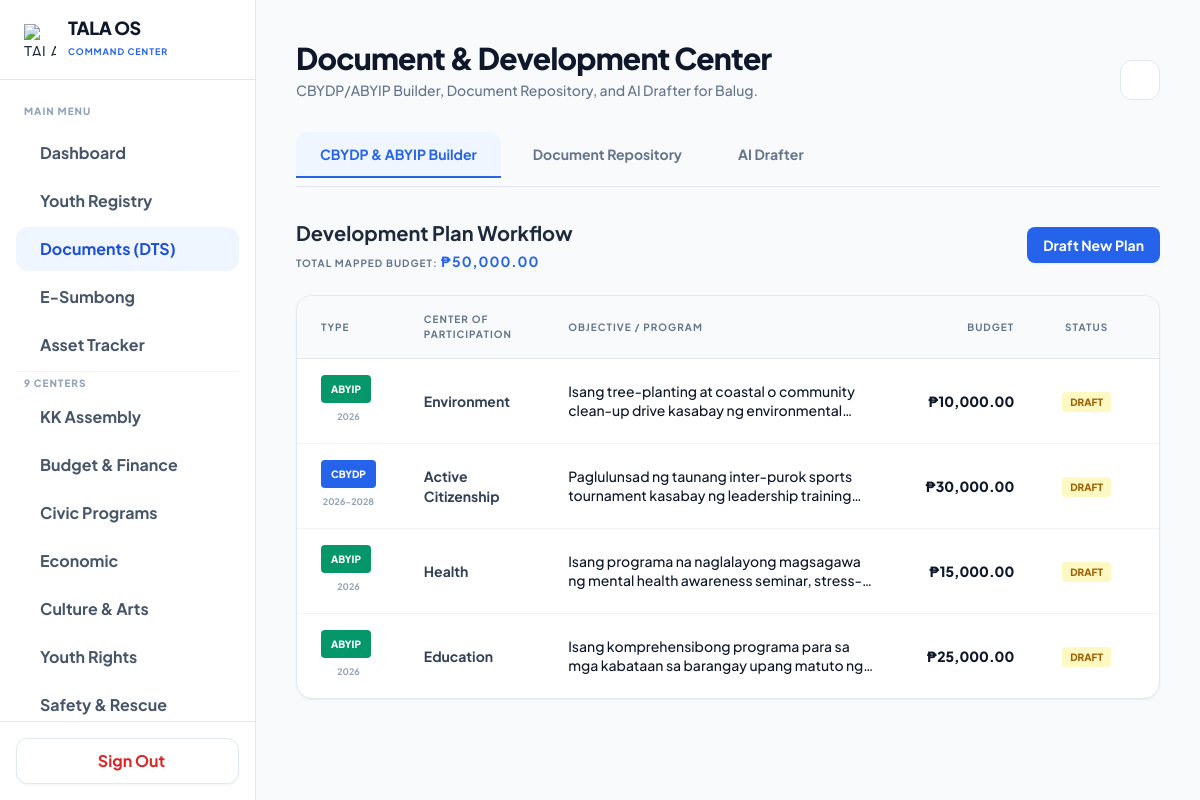
Page /sk2_documents.php (signed in) on the committed database.
### tables this page shows
CREATE TABLE `sk2_dev_plans` (
  `id` int(11) NOT NULL,
  `barangay` varchar(100) NOT NULL,
  `plan_type` enum('CBYDP','ABYIP') NOT NULL,
  `year_coverage` varchar(50) NOT NULL,
  `center_of_participation` varchar(100) NOT NULL,
  `objective` text NOT NULL,
  `budget_allocation` decimal(15,2) DEFAULT 0.00,
  `status` enum('Draft','Approved','Implemented') DEFAULT 'Draft',
  `created_at` timestamp NULL DEFAULT current_timestamp()
);

### sk2_documents.php (the view, shortened to what this page needs)
<?php
require 'db_connect.php';
$barangay = $_SESSION['admin_barangay'] ?? 'Municipal Level';
$activeTab = $_GET['tab'] ?? 'builder';
try {
    $pdo->exec("CREATE TABLE IF NOT EXISTS `sk2_dev_plans` (
        `id` INT AUTO_INCREMENT PRIMARY KEY,
        `barangay` VARCHAR(100) NOT NULL,
        `plan_type` ENUM('CBYDP', 'ABYIP') NOT NULL,
        `year_coverage` VARCHAR(50) NOT NULL,
        `center_of_participation` VARCHAR(100) NOT NULL,
        `objective` TEXT NOT NULL,
        `budget_allocation` DECIMAL(15,2) DEFAULT 0.00,
        `status` ENUM('Draft', 'Approved', 'Implemented') DEFAULT 'Draft',
        `created_at` TIMESTAMP DEFAULT CURRENT_TIMESTAMP
    )");
    $pdo->exec("CREATE TABLE IF NOT EXISTS `sk2_official_docs` (
        `id` INT AUTO_INCREMENT PRIMARY KEY,
        `barangay` VARCHAR(100) NOT NULL,
        `doc_type` VARCHAR(100) NOT NULL,
        `title` VARCHAR(255) NOT NULL,
        `year_tag` INT NOT NULL,
        `file_path` VARCHAR(255) NOT NULL,
        `created_at` TIMESTAMP DEFAULT CURRENT_TIMESTAMP
    )");
} catch (PDOException $e) {}
$plans = $pdo->prepare("SELECT * FROM sk2_dev_plans WHERE barangay = ? ORDER BY created_at DESC");
$plans->execute([$barangay]); $plans = $plans->fetchAll(PDO::FETCH_ASSOC);
$totalAbyipBudget = 0;
foreach($plans as $p) { if($p['plan_type'] == 'ABYIP') $totalAbyipBudget += $p['budget_allocation']; }
?>
<!DOCTYPE html>
<html lang="en" class="light">
<head>
    <script src="https://cdn.tailwindcss.com"></script>
</head>
<body class="bg-slate-50 text-slate-800 dark:bg-zinc-950 dark:text-zinc-100 flex h-screen overflow-hidden selection:bg-blue-500 selection:text-white transition-colors duration-300">
<?php include 'sk2_sidebar.php'; ?>
<main class="ml-64 flex-1 h-screen overflow-y-auto custom-scrollbar relative bg-slate-50 dark:bg-zinc-950 transition-colors duration-300">
        <div class="relative z-10 p-8 lg:p-10 max-w-[1600px] mx-auto">
            <div class="flex flex-col md:flex-row justify-between items-start md:items-end mb-8 gap-4">
                <div>
                    <h2 class="text-3xl font-black text-slate-900 dark:text-white tracking-tight flex items-center gap-3 mb-1">
                        Document & Development Center
                    </h2>
                    <p class="text-sm text-slate-500 dark:text-zinc-400 font-medium">CBYDP/ABYIP Builder, Document Repository, and AI Drafter for <?= htmlspecialchars($barangay) ?>.</p>
                </div>
                <div class="flex items-center gap-3">
                    <button id="themeToggle" class="w-10 h-10 flex items-center justify-center rounded-xl bg-white border border-slate-200 text-slate-500 hover:bg-slate-50 dark:bg-zinc-900 dark:border-zinc-800 dark:text-zinc-400 dark:hover:bg-zinc-800 transition-colors">
                    </button>
                </div>
            </div>
            <div class="flex gap-2 border-b border-slate-200 dark:border-zinc-800 mb-8 overflow-x-auto custom-scrollbar pb-2">
                <button onclick="switchTab('builder')" id="tabBtn-builder" class="px-6 py-3 font-bold text-sm rounded-t-xl transition-all whitespace-nowrap <?= $activeTab == 'builder' ? 'bg-blue-50 text-blue-600 border-b-2 border-blue-600 dark:bg-blue-500/10 dark:text-blue-400 dark:border-blue-500' : 'text-slate-500 hover:text-slate-800 dark:text-zinc-400 dark:hover:text-white border-b-2 border-transparent' ?>">
                    <i class="ph-bold ph-strategy"></i> CBYDP & ABYIP Builder
                </button>
                <button onclick="switchTab('repository')" id="tabBtn-repository" class="px-6 py-3 font-bold text-sm rounded-t-xl transition-all whitespace-nowrap <?= $activeTab == 'repository' ? 'bg-blue-50 text-blue-600 border-b-2 border-blue-600 dark:bg-blue-500/10 dark:text-blue-400 dark:border-blue-500' : 'text-slate-500 hover:text-slate-800 dark:text-zinc-400 dark:hover:text-white border-b-2 border-transparent' ?>">
                    <i class="ph-bold ph-folders"></i> Document Repository
                </button>
                <button onclick="switchTab('aidrafter')" id="tabBtn-aidrafter" class="px-6 py-3 font-bold text-sm rounded-t-xl transition-all whitespace-nowrap <?= $activeTab == 'aidrafter' ? 'bg-blue-50 text-blue-600 border-b-2 border-blue-600 dark:bg-blue-500/10 dark:text-blue-400 dark:border-blue-500' : 'text-slate-500 hover:text-slate-800 dark:text-zinc-400 dark:hover:text-white border-b-2 border-transparent' ?>">
                    <i class="ph-bold ph-robot text-blue-500"></i> AI Drafter
                </button>
            </div>
            <div id="tab-builder" class="tab-content <?= $activeTab == 'builder' ? 'active' : '' ?>">
                <div class="flex justify-between items-center mb-6">
                    <div>
                        <h3 class="text-xl font-bold text-slate-800 dark:text-white">Development Plan Workflow</h3>
                        <p class="text-[10px] uppercase tracking-widest text-slate-500 font-bold mt-1">Total Mapped Budget: <span class="text-blue-600 dark:text-blue-400 text-sm">₱<?= number_format($totalAbyipBudget, 2) ?></span></p>
                    </div>
                    <button onclick="document.getElementById('modal-plan').classList.remove('hidden')" class="bg-blue-600 hover:bg-blue-700 text-white px-4 py-2 rounded-lg font-bold text-sm transition-colors shadow-sm">
                        <i class="ph-bold ph-plus"></i> Draft New Plan
                    </button>
                </div>
                <div class="bg-white dark:bg-zinc-900 rounded-2xl overflow-hidden border border-slate-200 dark:border-zinc-800 shadow-sm dark:shadow-none">
                    <div class="overflow-x-auto">
                        <table class="w-full text-left border-collapse min-w-[1000px]">
                            <thead>
                                <tr class="bg-slate-50 dark:bg-zinc-900/50 text-[10px] font-bold text-slate-500 dark:text-zinc-500 uppercase tracking-widest border-b border-slate-200 dark:border-zinc-800">
                                    <th class="py-4 px-6 w-24">Type</th>
                                    <th class="py-4 px-6">Center of Participation</th>
                                    <th class="py-4 px-6">Objective / Program</th>
                                    <th class="py-4 px-6 text-right">Budget</th>
                                    <th class="py-4 px-6 text-center">Status</th>
                                    <th class="py-4 px-6 text-right">Actions</th>
                                </tr>
                            </thead>
                            <tbody class="text-sm font-medium divide-y divide-slate-100 dark:divide-zinc-800/50">
                                <?php if(empty($plans)): ?>
                                    <tr><td colspan="6" class="py-12 text-center text-slate-500 dark:text-zinc-500">No development plans drafted yet.</td></tr>
                                <?php else: foreach($plans as $p):
                                    $typeColor = $p['plan_type'] == 'CBYDP' ? 'bg-blue-600 text-white' : 'bg-emerald-600 text-white';
                                ?>
                                <tr class="hover:bg-slate-50 dark:hover:bg-zinc-800/50 transition-colors">
                                    <td class="py-4 px-6">
                                        <span class="inline-block px-2.5 py-1 text-[10px] font-black rounded <?= $typeColor ?>"><?= $p['plan_type'] ?></span>
                                        <p class="text-[9px] text-slate-400 dark:text-zinc-500 font-bold mt-1 text-center"><?= $p['year_coverage'] ?></p>
                                    </td>
                                    <td class="py-4 px-6 font-bold text-slate-700 dark:text-zinc-300">
                                        <?= htmlspecialchars($p['center_of_participation']) ?>
                                    </td>
                                    <td class="py-4 px-6">
                                        <p class="text-slate-900 dark:text-white line-clamp-2 leading-snug"><?= htmlspecialchars($p['objective']) ?></p>
                                    </td>
                                    <td class="py-4 px-6 text-right font-black text-slate-900 dark:text-white">
                                        <?= $p['budget_allocation'] > 0 ? '₱'.number_format($p['budget_allocation'], 2) : '<span class="text-slate-400">N/A</span>' ?>
                                    </td>
                                    <td class="py-4 px-6 text-center">
                                        <?php if($p['status'] == 'Draft'): ?>
                                            <span class="px-2 py-1 text-[10px] font-extrabold uppercase rounded bg-yellow-100 text-yellow-700 dark:bg-yellow-500/20 dark:text-yellow-400">Draft</span>
                                        <?php elseif($p['status'] == 'Approved'): ?>
                                            <span class="px-2 py-1 text-[10px] font-extrabold uppercase rounded bg-blue-100 text-blue-700 dark:bg-blue-500/20 dark:text-blue-400">Approved</span>
                                        <?php else: ?>
                                            <span class="px-2 py-1 text-[10px] font-extrabold uppercase rounded bg-green-100 text-green-700 dark:bg-green-500/20 dark:text-green-400">Implemented</span>
                                        <?php endif; ?>
                                    </td>
                                    <td class="py-4 px-6 text-right whitespace-nowrap">
                                    </td>
                                </tr>
                                <?php endforeach; endif; ?>
                            </tbody>
                        </table>
                    </div>
                </div>
            </div>
        </div>
    </main>
</body>
</html>

### sk2_documents.php (style rules this page uses)
body { transition: background-color 0.3s ease, color 0.3s ease; }
.tab-content { display: none; animation: fadeIn 0.3s ease-in-out; }
.tab-content.active { display: block; }

### rows in the picture
sk2_dev_plans: plan_type "ABYIP", year_coverage "2026", center_of_participation "Environment", objective "Isang tree-planting at coastal o community clean-up drive kasabay ng…", budget_allocation "10,000.00", status "DRAFT"
sk2_dev_plans: plan_type "CBYDP", year_coverage "2026-2028", center_of_participation "Active Citizenship", objective "Paglulunsad ng taunang inter-purok sports tournament kasabay ng leadership…", budget_allocation "30,000.00", status "DRAFT"
sk2_dev_plans: plan_type "ABYIP", year_coverage "2026", center_of_participation "Health", objective "Isang programa na naglalayong magsagawa ng mental health awareness…", budget_allocation "15,000.00", status "DRAFT"
sk2_dev_plans: plan_type "ABYIP", year_coverage "2026", center_of_participation "Education", objective "Isang komprehensibong programa para sa mga kabataan sa barangay upang matuto…", budget_allocation "25,000.00", status "DRAFT"

### other values in the picture
$barangay "Balug"
$totalAbyipBudget "50,000.00"
